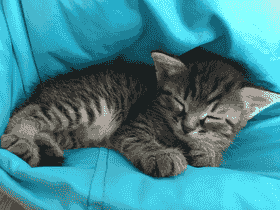
#> input picture input.png, 280 x 210 px
$ python wht.py
#> lines starting #> are read from the running program, lines starting #| are printed output that depends on the picture; long printed decimals are rounded
import math
import time
from dataclasses import dataclass
from typing import Tuple, Dict, Any
from typing import Optional

import numpy as np
from PIL import Image


# =========================
# Вспомогательные функции
# =========================

def load_grayscale_image(path: str) -> np.ndarray:
    """Загружает изображение в оттенках серого как float32-массив."""
    img = Image.open(path).convert("L")
    return np.array(img, dtype=np.float32)


def save_grayscale_image(image: np.ndarray, path: str) -> None:
    """Сохраняет изображение в диапазоне [0, 255]."""
    image_uint8 = np.clip(image, 0, 255).astype(np.uint8)
    Image.fromarray(image_uint8, mode="L").save(path)


def pad_image_to_block_size(image: np.ndarray, block_size: int) -> Tuple[np.ndarray, Tuple[int, int]]:
    """
    Дополняет изображение до размеров, кратных block_size.
    Возвращает дополненное изображение и исходный размер.
    """
    h, w = image.shape
    new_h = math.ceil(h / block_size) * block_size
    new_w = math.ceil(w / block_size) * block_size

    padded = np.zeros((new_h, new_w), dtype=np.float32)
    padded[:h, :w] = image
    return padded, (h, w)


def crop_to_original_size(image: np.ndarray, original_shape: Tuple[int, int]) -> np.ndarray:
    """Обрезает изображение до исходного размера."""
    h, w = original_shape
    return image[:h, :w]


def split_into_blocks(image: np.ndarray, block_size: int) -> np.ndarray:
    """
    Разбивает изображение на блоки.
    Возвращает массив формы:
    (num_blocks_h, num_blocks_w, block_size, block_size)
    """
    h, w = image.shape
    bh = h // block_size
    bw = w // block_size

    blocks = image.reshape(bh, block_size, bw, block_size).transpose(0, 2, 1, 3)
    return blocks


def merge_blocks(blocks: np.ndarray) -> np.ndarray:
    """
    Собирает изображение из блоков формы:
    (num_blocks_h, num_blocks_w, block_size, block_size)
    """
    bh, bw, bs1, bs2 = blocks.shape
    image = blocks.transpose(0, 2, 1, 3).reshape(bh * bs1, bw * bs2)
    return image


# =========================
# WHT / Hadamard
# =========================

def hadamard_matrix(n: int) -> np.ndarray:
    """
    Рекурсивно строит матрицу Адамара порядка n.
    n должен быть степенью двойки.
    """
    if n < 1 or (n & (n - 1)) != 0:
        raise ValueError("Размер матрицы Адамара должен быть степенью двойки.")

    h = np.array([[1.0]], dtype=np.float32)
    while h.shape[0] < n:
        h = np.block([
            [h,  h],
            [h, -h]
        ]).astype(np.float32)
    return h


def normalized_hadamard_matrix(n: int) -> np.ndarray:
    """
    Нормированная матрица Адамара:
    H * H^T = I
    """
    h = hadamard_matrix(n)
    return h / math.sqrt(n)


def wht2d(block: np.ndarray, hmat: np.ndarray) -> np.ndarray:
    """
    2D WHT: F = H * X * H^T
    Для нормированной H обратное преобразование такое же.
    """
    return hmat @ block @ hmat.T


def iwht2d(coeffs: np.ndarray, hmat: np.ndarray) -> np.ndarray:
    """
    Обратное 2D WHT.
    Для нормированной матрицы Адамара:
    X = H^T * F * H
    Поскольку H симметрична, H^T = H.
    """
    return hmat.T @ coeffs @ hmat


# =========================
# Квантование
# =========================

def default_wht_quant_matrix(block_size: int = 8) -> np.ndarray:
    """
    Простая базовая матрица квантования для WHT.
    Это стартовый вариант для исследования, не "единственно правильный".
    Значения растут к более "высокочастотным" индексам.
    """
    if block_size != 8:
        # Для других размеров делаем простую возрастающую матрицу
        q = np.fromfunction(lambda i, j: 1 + i + j, (block_size, block_size), dtype=int)
        return q.astype(np.float32)

    q = np.array([
        [8, 10, 12, 14, 18, 22, 26, 30],
        [10, 12, 14, 16, 20, 24, 28, 32],
        [12, 14, 16, 18, 22, 26, 30, 34],
        [14, 16, 18, 20, 24, 28, 32, 36],
        [18, 20, 22, 24, 28, 32, 36, 40],
        [22, 24, 26, 28, 32, 36, 40, 44],
        [26, 28, 30, 32, 36, 40, 44, 48],
        [30, 32, 34, 36, 40, 44, 48, 52],
    ], dtype=np.float32)
    return q


def quality_scale_matrix(qmat: np.ndarray, quality: int) -> np.ndarray:
    """
    Масштабирует матрицу квантования по аналогии с JPEG-подходом.
    quality: 1..100
    Чем выше quality, тем слабее квантование.
    """
    if not (1 <= quality <= 100):
        raise ValueError("quality должен быть в диапазоне 1..100")

    if quality < 50:
        scale = 50.0 / quality
    else:
        scale = 2.0 - (quality / 50.0)

    scaled = np.floor(qmat * scale + 0.5)
    scaled[scaled < 1] = 1
    return scaled.astype(np.float32)


def quantize(block_coeffs: np.ndarray, qmat: np.ndarray) -> np.ndarray:
    """Квантование коэффициентов."""
    return np.round(block_coeffs / qmat).astype(np.int32)


def dequantize(qcoeffs: np.ndarray, qmat: np.ndarray) -> np.ndarray:
    """Обратное квантование."""
    return (qcoeffs * qmat).astype(np.float32)


# =========================
# Метрики
# =========================

def mse(original: np.ndarray, reconstructed: np.ndarray) -> float:
    """Среднеквадратичная ошибка."""
    diff = original.astype(np.float32) - reconstructed.astype(np.float32)
    return float(np.mean(diff ** 2))


def psnr(original: np.ndarray, reconstructed: np.ndarray, max_pixel: float = 255.0) -> float:
    """PSNR в дБ."""
    err = mse(original, reconstructed)
    if err == 0:
        return float("inf")
    return 10.0 * math.log10((max_pixel ** 2) / err)


def nonzero_compression_ratio(original_shape: Tuple[int, int], qcoeffs_blocks: np.ndarray) -> float:
    """
    Упрощённая оценка коэффициента сжатия:
    отношение числа исходных пикселей к числу ненулевых квантованных коэффициентов.
    Это не файловый размер, а исследовательская приближённая метрика.
    """
    original_elements = original_shape[0] * original_shape[1]
    nonzero = np.count_nonzero(qcoeffs_blocks)
    if nonzero == 0:
        return float("inf")
    return original_elements / nonzero


# =========================
# Параметры и результат
# =========================

@dataclass
class WHTCompressionResult:
    reconstructed: np.ndarray
    qcoeffs_blocks: np.ndarray
    quant_matrix: np.ndarray
    original_shape: Tuple[int, int]
    padded_shape: Tuple[int, int]
    encode_time_sec: float
    decode_time_sec: float
    psnr_db: float
    compression_ratio_est: float


# =========================
# Основной алгоритм
# =========================

def compress_decompress_wht(
    image: np.ndarray,
    block_size: int = 8,
    quality: int = 50,
    #quant_matrix: np.ndarray | None = None,
    quant_matrix: Optional[np.ndarray] = None,
    center_pixels: bool = True
) -> WHTCompressionResult:
    """
    JPEG-подобное сжатие/восстановление на основе WHT.

    Параметры:
    - image: полутоновое изображение float32/uint8
    - block_size: размер блока (обычно 8)
    - quality: 1..100
    - quant_matrix: пользовательская матрица квантования
    - center_pixels: вычитать ли 128 перед преобразованием

    Возвращает:
    - восстановленное изображение
    - квантованные коэффициенты
    - метрики
    """
    if image.ndim != 2:
        raise ValueError("Ожидается полутоновое изображение (2D массив).")

    if (block_size & (block_size - 1)) != 0:
        raise ValueError("block_size должен быть степенью двойки для матрицы Адамара.")

    image = image.astype(np.float32)

    padded, original_shape = pad_image_to_block_size(image, block_size)
    padded_shape = padded.shape

    if center_pixels:
        padded = padded - 128.0

    blocks = split_into_blocks(padded, block_size)

    hmat = normalized_hadamard_matrix(block_size)

    if quant_matrix is None:
        quant_matrix = default_wht_quant_matrix(block_size)
    qmat = quality_scale_matrix(quant_matrix, quality)

    bh, bw, _, _ = blocks.shape
    transformed_blocks = np.zeros_like(blocks, dtype=np.float32)
    qcoeffs_blocks = np.zeros_like(blocks, dtype=np.int32)

    # Кодирование
    encode_start = time.perf_counter()
    for i in range(bh):
        for j in range(bw):
            coeffs = wht2d(blocks[i, j], hmat)
            transformed_blocks[i, j] = coeffs
            qcoeffs_blocks[i, j] = quantize(coeffs, qmat)
    encode_time_sec = time.perf_counter() - encode_start

    # Декодирование
    reconstructed_blocks = np.zeros_like(blocks, dtype=np.float32)
    decode_start = time.perf_counter()
    for i in range(bh):
        for j in range(bw):
            deq = dequantize(qcoeffs_blocks[i, j], qmat)
            recon_block = iwht2d(deq, hmat)
            reconstructed_blocks[i, j] = recon_block
    decode_time_sec = time.perf_counter() - decode_start

    reconstructed_padded = merge_blocks(reconstructed_blocks)

    if center_pixels:
        reconstructed_padded = reconstructed_padded + 128.0

    reconstructed = crop_to_original_size(reconstructed_padded, original_shape)
    reconstructed = np.clip(reconstructed, 0, 255)

    psnr_db = psnr(image, reconstructed)
    compression_ratio_est = nonzero_compression_ratio(original_shape, qcoeffs_blocks)

    return WHTCompressionResult(
        reconstructed=reconstructed,
        qcoeffs_blocks=qcoeffs_blocks,
        quant_matrix=qmat,
        original_shape=original_shape,
        padded_shape=padded_shape,
        encode_time_sec=encode_time_sec,
        decode_time_sec=decode_time_sec,
        psnr_db=psnr_db,
        compression_ratio_est=compression_ratio_est,
    )


# =========================
# Пример использования
# =========================

def run_example(input_path: str, output_path: str, quality: int = 50) -> Dict[str, Any]:
    """
    Пример запуска алгоритма.
    """
    image = load_grayscale_image(input_path)
#> in load_grayscale_image, `img = Image.open(path).convert("L")`:
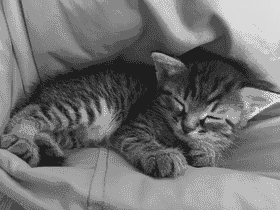
#> img: PIL image 280x210 L; min 30, max 223, mean 114.3

    result = compress_decompress_wht(
        image=image,
        block_size=8,
        quality=quality,
        quant_matrix=None,
        center_pixels=True
    )
#> in pad_image_to_block_size, `padded[:h, :w] = image`:
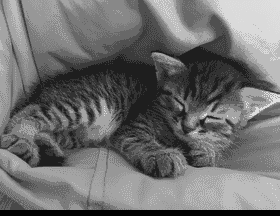
#> padded: shape (216, 280) float32; min 0, max 223, mean 111.1
#> in compress_decompress_wht, `padded, original_shape = pad_image_to_block_size(image, block_size)`: original_shape = (210, 280)
#> in compress_decompress_wht, `padded = padded - 128.0`:
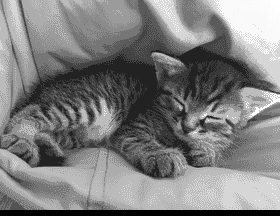
#> padded: shape (216, 280) float32; min -128, max 95, mean -16.9; drawn with min black and max white
#> in merge_blocks, `image = blocks.transpose(0, 2, 1, 3).reshape(bh * bs1, bw * bs2)`:
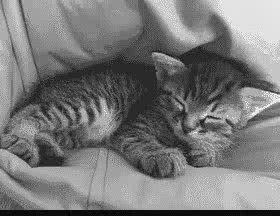
#> image: shape (216, 280) float32; min -141.5, max 119.2, mean -16.9; drawn with min black and max white
#> in crop_to_original_size, `h, w = original_shape`: h = 210; w = 280
#> in mse, `diff = original.astype(np.float32) - reconstructed.astype(np.float32)`:
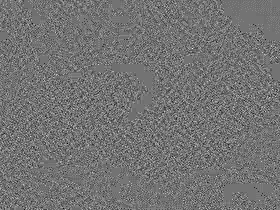
#> diff: shape (210, 280) float32; min -33.5, max 40.5, mean 0; drawn with min black and max white
#> in psnr, `err = mse(original, reconstructed)`: err = 45.39
#> in compress_decompress_wht, `psnr_db = psnr(image, reconstructed)`: psnr_db = 31.56
#> in nonzero_compression_ratio, `original_elements = original_shape[0] * original_shape[1]`: original_elements = 58800
#> in nonzero_compression_ratio, `nonzero = np.count_nonzero(qcoeffs_blocks)`: nonzero = 15513
#> in compress_decompress_wht, `compression_ratio_est = nonzero_compression_ratio(original_shape, qcoe..`: compression_ratio_est = 3.79

    save_grayscale_image(result.reconstructed, output_path)

    stats = {
        "original_shape": result.original_shape,
        "padded_shape": result.padded_shape,
        "quality": quality,
        "psnr_db": result.psnr_db,
        "compression_ratio_est": result.compression_ratio_est,
        "encode_time_sec": result.encode_time_sec,
        "decode_time_sec": result.decode_time_sec,
    }
#> stats = {'original_shape': (210, 280), 'padded_shape': (216, 280), 'quality': 50, 'psnr_db': 31.56, 'compression_ratio_est': 3.79, 'encode_time_sec': 0.0306, 'decode_time_sec': 0.029}

    return stats


if __name__ == "__main__":
    input_image_path = "input.png"
    output_image_path = "reconstructed_wht.png"

    stats = run_example(
        input_path=input_image_path,
        output_path=output_image_path,
        quality=50
    )

    print("Результаты WHT-сжатия:")
    for key, value in stats.items():
        print(f"{key}: {value}")
#> this loop made 7 passes
#> (key, value) on passes 1 to 7: ('original_shape', (210, 280)), ('padded_shape', (216, 280)), ('quality', 50), ('psnr_db', 31.56), ('compression_ratio_est', 3.79), ('encode_time_sec', 0.0306), ('decode_time_sec', 0.029)
#| original_shape: (210, 280)
#| padded_shape: (216, 280)
#| quality: 50
#| psnr_db: 31.561
#| compression_ratio_est: 3.790
#| encode_time_sec: 0.03063
#| decode_time_sec: 0.02898
